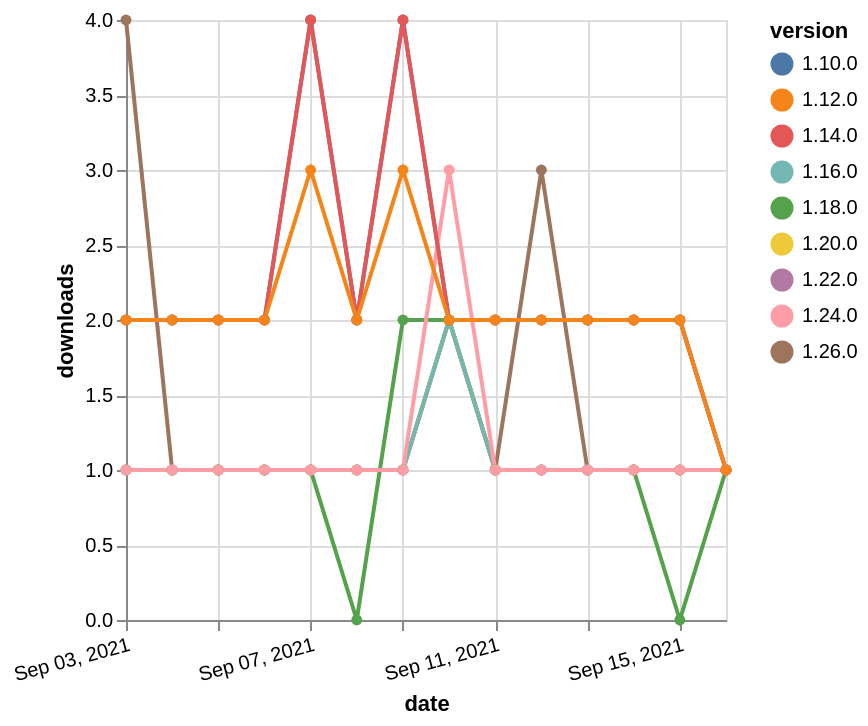

Here is the Vega-Lite specification saved for this chart:
### Vega-Lite specification from a JSON file in a GitHub repository (floating-point values rounded to 4 significant figures)
{"$schema": "https://vega.github.io/schema/vega-lite/v5.json", "description": "A simple bar chart with embedded data.", "data": {"values": [{"date": "2021-09-03", "total": 203, "delta": 1, "version": "1.18.0"}, {"date": "2021-09-04", "total": 204, "delta": 1, "version": "1.18.0"}, {"date": "2021-09-05", "total": 205, "delta": 1, "version": "1.18.0"}, {"date": "2021-09-06", "total": 206, "delta": 1, "version": "1.18.0"}, {"date": "2021-09-07", "total": 207, "delta": 1, "version": "1.18.0"}, {"date": "2021-09-08", "total": 207, "delta": 0, "version": "1.18.0"}, {"date": "2021-09-09", "total": 209, "delta": 2, "version": "1.18.0"}, {"date": "2021-09-10", "total": 211, "delta": 2, "version": "1.18.0"}, {"date": "2021-09-11", "total": 212, "delta": 1, "version": "1.18.0"}, {"date": "2021-09-12", "total": 213, "delta": 1, "version": "1.18.0"}, {"date": "2021-09-13", "total": 214, "delta": 1, "version": "1.18.0"}, {"date": "2021-09-14", "total": 215, "delta": 1, "version": "1.18.0"}, {"date": "2021-09-15", "total": 215, "delta": 0, "version": "1.18.0"}, {"date": "2021-09-16", "total": 216, "delta": 1, "version": "1.18.0"}, {"date": "2021-09-03", "total": 173, "delta": 1, "version": "1.22.0"}, {"date": "2021-09-04", "total": 174, "delta": 1, "version": "1.22.0"}, {"date": "2021-09-05", "total": 175, "delta": 1, "version": "1.22.0"}, {"date": "2021-09-06", "total": 176, "delta": 1, "version": "1.22.0"}, {"date": "2021-09-07", "total": 177, "delta": 1, "version": "1.22.0"}, {"date": "2021-09-08", "total": 178, "delta": 1, "version": "1.22.0"}, {"date": "2021-09-09", "total": 179, "delta": 1, "version": "1.22.0"}, {"date": "2021-09-10", "total": 181, "delta": 2, "version": "1.22.0"}, {"date": "2021-09-11", "total": 182, "delta": 1, "version": "1.22.0"}, {"date": "2021-09-12", "total": 183, "delta": 1, "version": "1.22.0"}, {"date": "2021-09-13", "total": 184, "delta": 1, "version": "1.22.0"}, {"date": "2021-09-14", "total": 185, "delta": 1, "version": "1.22.0"}, {"date": "2021-09-15", "total": 186, "delta": 1, "version": "1.22.0"}, {"date": "2021-09-16", "total": 187, "delta": 1, "version": "1.22.0"}, {"date": "2021-09-03", "total": 3034, "delta": 2, "version": "1.10.0"}, {"date": "2021-09-04", "total": 3036, "delta": 2, "version": "1.10.0"}, {"date": "2021-09-05", "total": 3038, "delta": 2, "version": "1.10.0"}, {"date": "2021-09-06", "total": 3040, "delta": 2, "version": "1.10.0"}, {"date": "2021-09-07", "total": 3044, "delta": 4, "version": "1.10.0"}, {"date": "2021-09-08", "total": 3046, "delta": 2, "version": "1.10.0"}, {"date": "2021-09-09", "total": 3050, "delta": 4, "version": "1.10.0"}, {"date": "2021-09-10", "total": 3052, "delta": 2, "version": "1.10.0"}, {"date": "2021-09-11", "total": 3054, "delta": 2, "version": "1.10.0"}, {"date": "2021-09-12", "total": 3056, "delta": 2, "version": "1.10.0"}, {"date": "2021-09-13", "total": 3058, "delta": 2, "version": "1.10.0"}, {"date": "2021-09-14", "total": 3060, "delta": 2, "version": "1.10.0"}, {"date": "2021-09-15", "total": 3062, "delta": 2, "version": "1.10.0"}, {"date": "2021-09-16", "total": 3063, "delta": 1, "version": "1.10.0"}, {"date": "2021-09-03", "total": 134, "delta": 4, "version": "1.26.0"}, {"date": "2021-09-04", "total": 135, "delta": 1, "version": "1.26.0"}, {"date": "2021-09-05", "total": 136, "delta": 1, "version": "1.26.0"}, {"date": "2021-09-06", "total": 137, "delta": 1, "version": "1.26.0"}, {"date": "2021-09-07", "total": 138, "delta": 1, "version": "1.26.0"}, {"date": "2021-09-08", "total": 139, "delta": 1, "version": "1.26.0"}, {"date": "2021-09-09", "total": 140, "delta": 1, "version": "1.26.0"}, {"date": "2021-09-10", "total": 142, "delta": 2, "version": "1.26.0"}, {"date": "2021-09-11", "total": 143, "delta": 1, "version": "1.26.0"}, {"date": "2021-09-12", "total": 146, "delta": 3, "version": "1.26.0"}, {"date": "2021-09-13", "total": 147, "delta": 1, "version": "1.26.0"}, {"date": "2021-09-14", "total": 148, "delta": 1, "version": "1.26.0"}, {"date": "2021-09-15", "total": 149, "delta": 1, "version": "1.26.0"}, {"date": "2021-09-16", "total": 150, "delta": 1, "version": "1.26.0"}, {"date": "2021-09-03", "total": 201, "delta": 1, "version": "1.20.0"}, {"date": "2021-09-04", "total": 202, "delta": 1, "version": "1.20.0"}, {"date": "2021-09-05", "total": 203, "delta": 1, "version": "1.20.0"}, {"date": "2021-09-06", "total": 204, "delta": 1, "version": "1.20.0"}, {"date": "2021-09-07", "total": 205, "delta": 1, "version": "1.20.0"}, {"date": "2021-09-08", "total": 206, "delta": 1, "version": "1.20.0"}, {"date": "2021-09-09", "total": 207, "delta": 1, "version": "1.20.0"}, {"date": "2021-09-10", "total": 209, "delta": 2, "version": "1.20.0"}, {"date": "2021-09-11", "total": 210, "delta": 1, "version": "1.20.0"}, {"date": "2021-09-12", "total": 211, "delta": 1, "version": "1.20.0"}, {"date": "2021-09-13", "total": 212, "delta": 1, "version": "1.20.0"}, {"date": "2021-09-14", "total": 213, "delta": 1, "version": "1.20.0"}, {"date": "2021-09-15", "total": 214, "delta": 1, "version": "1.20.0"}, {"date": "2021-09-16", "total": 215, "delta": 1, "version": "1.20.0"}, {"date": "2021-09-03", "total": 249, "delta": 1, "version": "1.16.0"}, {"date": "2021-09-04", "total": 250, "delta": 1, "version": "1.16.0"}, {"date": "2021-09-05", "total": 251, "delta": 1, "version": "1.16.0"}, {"date": "2021-09-06", "total": 252, "delta": 1, "version": "1.16.0"}, {"date": "2021-09-07", "total": 253, "delta": 1, "version": "1.16.0"}, {"date": "2021-09-08", "total": 254, "delta": 1, "version": "1.16.0"}, {"date": "2021-09-09", "total": 255, "delta": 1, "version": "1.16.0"}, {"date": "2021-09-10", "total": 257, "delta": 2, "version": "1.16.0"}, {"date": "2021-09-11", "total": 258, "delta": 1, "version": "1.16.0"}, {"date": "2021-09-12", "total": 259, "delta": 1, "version": "1.16.0"}, {"date": "2021-09-13", "total": 260, "delta": 1, "version": "1.16.0"}, {"date": "2021-09-14", "total": 261, "delta": 1, "version": "1.16.0"}, {"date": "2021-09-15", "total": 262, "delta": 1, "version": "1.16.0"}, {"date": "2021-09-16", "total": 263, "delta": 1, "version": "1.16.0"}, {"date": "2021-09-03", "total": 206, "delta": 1, "version": "1.24.0"}, {"date": "2021-09-04", "total": 207, "delta": 1, "version": "1.24.0"}, {"date": "2021-09-05", "total": 208, "delta": 1, "version": "1.24.0"}, {"date": "2021-09-06", "total": 209, "delta": 1, "version": "1.24.0"}, {"date": "2021-09-07", "total": 210, "delta": 1, "version": "1.24.0"}, {"date": "2021-09-08", "total": 211, "delta": 1, "version": "1.24.0"}, {"date": "2021-09-09", "total": 212, "delta": 1, "version": "1.24.0"}, {"date": "2021-09-10", "total": 215, "delta": 3, "version": "1.24.0"}, {"date": "2021-09-11", "total": 216, "delta": 1, "version": "1.24.0"}, {"date": "2021-09-12", "total": 217, "delta": 1, "version": "1.24.0"}, {"date": "2021-09-13", "total": 218, "delta": 1, "version": "1.24.0"}, {"date": "2021-09-14", "total": 219, "delta": 1, "version": "1.24.0"}, {"date": "2021-09-15", "total": 220, "delta": 1, "version": "1.24.0"}, {"date": "2021-09-16", "total": 221, "delta": 1, "version": "1.24.0"}, {"date": "2021-09-03", "total": 2525, "delta": 2, "version": "1.14.0"}, {"date": "2021-09-04", "total": 2527, "delta": 2, "version": "1.14.0"}, {"date": "2021-09-05", "total": 2529, "delta": 2, "version": "1.14.0"}, {"date": "2021-09-06", "total": 2531, "delta": 2, "version": "1.14.0"}, {"date": "2021-09-07", "total": 2535, "delta": 4, "version": "1.14.0"}, {"date": "2021-09-08", "total": 2537, "delta": 2, "version": "1.14.0"}, {"date": "2021-09-09", "total": 2541, "delta": 4, "version": "1.14.0"}, {"date": "2021-09-10", "total": 2543, "delta": 2, "version": "1.14.0"}, {"date": "2021-09-11", "total": 2545, "delta": 2, "version": "1.14.0"}, {"date": "2021-09-12", "total": 2547, "delta": 2, "version": "1.14.0"}, {"date": "2021-09-13", "total": 2549, "delta": 2, "version": "1.14.0"}, {"date": "2021-09-14", "total": 2551, "delta": 2, "version": "1.14.0"}, {"date": "2021-09-15", "total": 2553, "delta": 2, "version": "1.14.0"}, {"date": "2021-09-16", "total": 2554, "delta": 1, "version": "1.14.0"}, {"date": "2021-09-03", "total": 2613, "delta": 2, "version": "1.12.0"}, {"date": "2021-09-04", "total": 2615, "delta": 2, "version": "1.12.0"}, {"date": "2021-09-05", "total": 2617, "delta": 2, "version": "1.12.0"}, {"date": "2021-09-06", "total": 2619, "delta": 2, "version": "1.12.0"}, {"date": "2021-09-07", "total": 2622, "delta": 3, "version": "1.12.0"}, {"date": "2021-09-08", "total": 2624, "delta": 2, "version": "1.12.0"}, {"date": "2021-09-09", "total": 2627, "delta": 3, "version": "1.12.0"}, {"date": "2021-09-10", "total": 2629, "delta": 2, "version": "1.12.0"}, {"date": "2021-09-11", "total": 2631, "delta": 2, "version": "1.12.0"}, {"date": "2021-09-12", "total": 2633, "delta": 2, "version": "1.12.0"}, {"date": "2021-09-13", "total": 2635, "delta": 2, "version": "1.12.0"}, {"date": "2021-09-14", "total": 2637, "delta": 2, "version": "1.12.0"}, {"date": "2021-09-15", "total": 2639, "delta": 2, "version": "1.12.0"}, {"date": "2021-09-16", "total": 2640, "delta": 1, "version": "1.12.0"}]}, "width": "container", "mark": {"type": "line", "point": {"filled": true}}, "encoding": {"x": {"field": "date", "type": "temporal", "timeUnit": "yearmonthdate", "title": "date", "axis": {"labelAngle": -15}}, "y": {"field": "delta", "type": "quantitative", "title": "downloads"}, "color": {"field": "version", "type": "nominal"}, "tooltip": {"field": "delta"}}}
